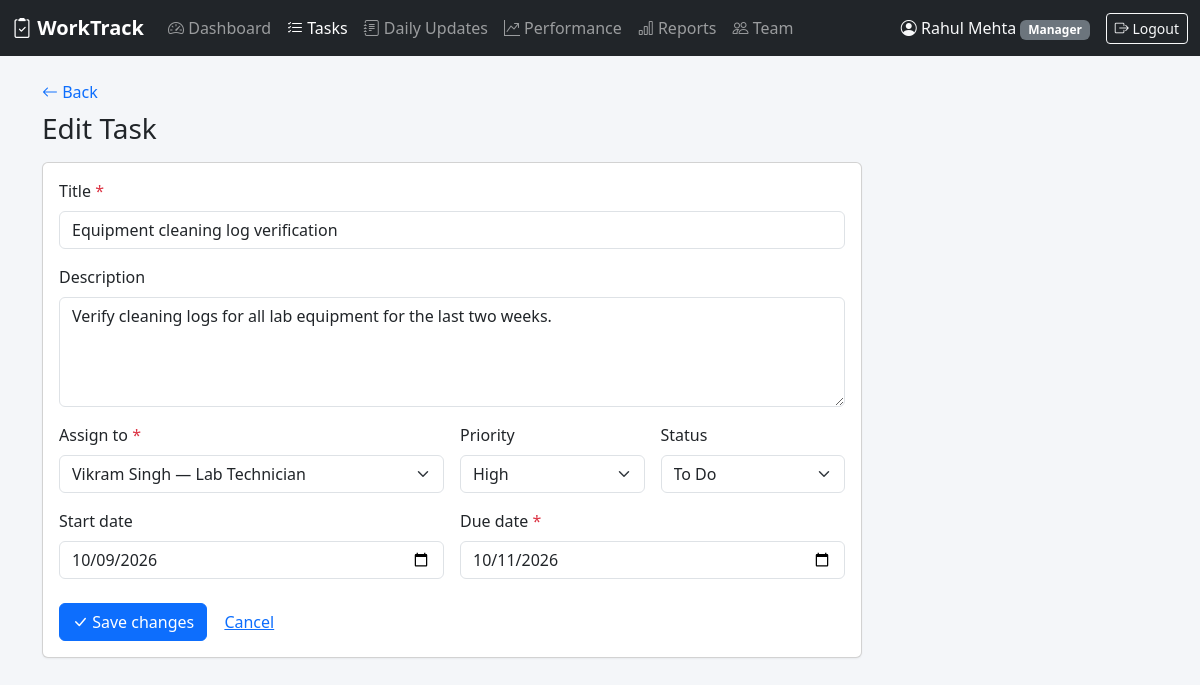
/index.php?page=task_form&id=11 (signed in), run on the app's committed database.
### tables this page shows
CREATE TABLE users (
    id            INT UNSIGNED AUTO_INCREMENT PRIMARY KEY,
    name          VARCHAR(100)  NOT NULL,
    email         VARCHAR(150)  NOT NULL UNIQUE,
    password_hash VARCHAR(255)  NOT NULL,
    role          ENUM('manager', 'employee') NOT NULL DEFAULT 'employee',
    designation   VARCHAR(100)  NULL,
    manager_id    INT UNSIGNED  NULL,
    is_active     TINYINT(1)    NOT NULL DEFAULT 1,
    created_at    TIMESTAMP     NOT NULL DEFAULT CURRENT_TIMESTAMP,
    CONSTRAINT fk_users_manager FOREIGN KEY (manager_id) REFERENCES users (id) ON DELETE SET NULL,
    INDEX idx_users_manager (manager_id)
);

CREATE TABLE tasks (
    id           INT UNSIGNED AUTO_INCREMENT PRIMARY KEY,
    title        VARCHAR(200) NOT NULL,
    description  TEXT         NULL,
    assigned_to  INT UNSIGNED NOT NULL,
    assigned_by  INT UNSIGNED NOT NULL,
    priority     ENUM('low', 'medium', 'high', 'critical') NOT NULL DEFAULT 'medium',
    status       ENUM('todo', 'in_progress', 'pending', 'completed') NOT NULL DEFAULT 'todo',
    start_date   DATE         NULL,
    due_date     DATE         NOT NULL,
    completed_at DATETIME     NULL,
    created_at   TIMESTAMP    NOT NULL DEFAULT CURRENT_TIMESTAMP,
    updated_at   TIMESTAMP    NOT NULL DEFAULT CURRENT_TIMESTAMP ON UPDATE CURRENT_TIMESTAMP,
    CONSTRAINT fk_tasks_assigned_to FOREIGN KEY (assigned_to) REFERENCES users (id) ON DELETE CASCADE,
    CONSTRAINT fk_tasks_assigned_by FOREIGN KEY (assigned_by) REFERENCES users (id) ON DELETE CASCADE,
    INDEX idx_tasks_assignee_status (assigned_to, status),
    INDEX idx_tasks_due_date (due_date)
);

### app/helpers.php (called while the page is built, shortened)
<?php
function e(mixed $value): string
{
    return htmlspecialchars((string) $value, ENT_QUOTES, 'UTF-8');
}
function url(string $page, array $params = []): string
{
    return 'index.php?' . http_build_query(['page' => $page] + $params);
}
function render_header(string $title): void
{
    require APP_PATH . '/views/header.php';
}
function render_footer(): void
{
    require APP_PATH . '/views/footer.php';
}
function input(string $key, string $default = ''): string
{
    $value = $_POST[$key] ?? $_GET[$key] ?? $default;
    return is_string($value) ? trim($value) : $default;
}
function current_user(): ?array
{
    static $user = false;
    if ($user === false) {
        $user = null;
        if (!empty($_SESSION['user_id'])) {
            $stmt = db()->prepare('SELECT id, name, email, role, designation, manager_id FROM users WHERE id = ? AND is_active = 1');
            $stmt->execute([$_SESSION['user_id']]);
            $user = $stmt->fetch() ?: null;
        }
    }
    return $user;
}
function require_login(): array
{
    $user = current_user();
    return $user;
}
function require_manager(): array
{
    $user = require_login();
    return $user;
}
function team_members(int $managerId, bool $activeOnly = true): array
{
    $sql = "SELECT id, name, email, designation, is_active FROM users
            WHERE role = 'employee' AND manager_id = ?" . ($activeOnly ? ' AND is_active = 1' : '') . '
            ORDER BY name';
    $stmt = db()->prepare($sql);
    $stmt->execute([$managerId]);
    return $stmt->fetchAll();
}
function find_task(int $id): ?array
{
    $user = current_user();
    $sql = 'SELECT t.*, a.name AS assignee_name, a.manager_id AS assignee_manager_id, b.name AS assigner_name
            FROM tasks t
            JOIN users a ON a.id = t.assigned_to
            JOIN users b ON b.id = t.assigned_by
            WHERE t.id = ?';
    $stmt = db()->prepare($sql);
    $stmt->execute([$id]);
    $task = $stmt->fetch();
    $allowed = $user['role'] === 'manager'
        ? (int) $task['assignee_manager_id'] === (int) $user['id']
        : (int) $task['assigned_to'] === (int) $user['id'];
    return $allowed ? $task : null;
}

### public/index.php (called while the page is built, shortened)
<?php
require __DIR__ . '/../app/bootstrap.php';
$page = $_GET['page'] ?? (current_user() ? 'dashboard' : 'login');
require APP_PATH . '/pages/' . $page . '.php';

### app/bootstrap.php (called while the page is built, shortened)
<?php
$config = require ROOT_PATH . '/config/database.php';
require APP_PATH . '/helpers.php';
function db(): PDO
{
    static $pdo = null;
    global $config;
    if ($pdo === null) {
        $c = $config['db'];
        $dsn = "mysql:host={$c['host']};port={$c['port']};dbname={$c['name']};charset={$c['charset']}";
        try {
            $pdo = new PDO($dsn, $c['user'], $c['password'], [
                PDO::ATTR_ERRMODE            => PDO::ERRMODE_EXCEPTION,
                PDO::ATTR_DEFAULT_FETCH_MODE => PDO::FETCH_ASSOC,
                PDO::ATTR_EMULATE_PREPARES   => false,
            ]);
        } catch (PDOException $e) {
            error_log('DB connection failed: ' . $e->getMessage());
            http_response_code(500);
            exit('Database connection failed. Check the settings in config/database.php.');
        }
    }
    return $pdo;
}

### app/pages/task_form.php (the view, shortened to what this page needs)
<?php
$user = require_manager();
$me = (int) $user['id'];
$team = team_members($me);
$id = (int) input('id');
$task = null;
if ($id) {
    $task = find_task($id) ?? not_found('Task not found.');
}
$data = $task ?? [
    'title' => '', 'description' => '', 'assigned_to' => (int) input('employee'), 'priority' => 'medium',
    'status' => 'todo', 'start_date' => today(), 'due_date' => '',
];
$errors = [];
render_header($task ? 'Edit Task' : 'Assign Task');
?>
<nav class="mb-2"><a href="<?= $task ? url('task_view', ['id' => $id]) : url('tasks') ?>" class="text-decoration-none"><i class="bi bi-arrow-left"></i> Back</a></nav>
<h1 class="h3 mb-3"><?= $task ? 'Edit Task' : 'Assign a New Task' ?></h1>
<form method="post" class="card card-body" style="max-width: 820px" novalidate>
    <div class="mb-3">
        <label class="form-label">Title <span class="text-danger">*</span></label>
        <input name="title" class="form-control <?= isset($errors['title']) ? 'is-invalid' : '' ?>" value="<?= e($data['title']) ?>" maxlength="200" required>
    </div>
    <div class="mb-3">
        <label class="form-label">Description</label>
        <textarea name="description" rows="4" class="form-control"><?= e($data['description']) ?></textarea>
    </div>
    <div class="row g-3 mb-3">
        <div class="col-md-6">
            <label class="form-label">Assign to <span class="text-danger">*</span></label>
            <select name="assigned_to" class="form-select <?= isset($errors['assigned_to']) ? 'is-invalid' : '' ?>" required>
                <?php foreach ($team as $m): ?>
                    <option value="<?= $m['id'] ?>" <?= (int) $data['assigned_to'] === (int) $m['id'] ? 'selected' : '' ?>>
                        <?= e($m['name']) ?><?= $m['designation'] ? ' — ' . e($m['designation']) : '' ?>
                    </option>
                <?php endforeach; ?>
            </select>
        </div>
        <div class="col-md-<?= $task ? 3 : 6 ?>">
            <label class="form-label">Priority</label>
            <select name="priority" class="form-select">
                <?php foreach (TASK_PRIORITIES as $value => $label): ?>
                    <option value="<?= $value ?>" <?= $data['priority'] === $value ? 'selected' : '' ?>><?= $label ?></option>
                <?php endforeach; ?>
            </select>
        </div>
        <?php if ($task): ?>
            <div class="col-md-3">
                <label class="form-label">Status</label>
                <select name="status" class="form-select">
                    <?php foreach (TASK_STATUSES as $value => $label): ?>
                        <option value="<?= $value ?>" <?= $data['status'] === $value ? 'selected' : '' ?>><?= $label ?></option>
                    <?php endforeach; ?>
                </select>
            </div>
        <?php endif; ?>
    </div>
    <div class="row g-3 mb-4">
        <div class="col-md-6">
            <label class="form-label">Start date</label>
            <input type="date" name="start_date" class="form-control <?= isset($errors['start_date']) ? 'is-invalid' : '' ?>" value="<?= e($data['start_date']) ?>">
        </div>
        <div class="col-md-6">
            <label class="form-label">Due date <span class="text-danger">*</span></label>
            <input type="date" name="due_date" class="form-control <?= isset($errors['due_date']) ? 'is-invalid' : '' ?>" value="<?= e($data['due_date']) ?>" required>
        </div>
    </div>
    <div>
        <button class="btn btn-primary"><i class="bi bi-check-lg"></i> <?= $task ? 'Save changes' : 'Assign task' ?></button>
        <a href="<?= $task ? url('task_view', ['id' => $id]) : url('tasks') ?>" class="btn btn-link">Cancel</a>
    </div>
</form>

### app/views/header.php (shortened to what this page needs)
<?php
$user = current_user();
$active = $_GET['page'] ?? 'dashboard';
$nav = [
    'dashboard'   => ['Dashboard', 'speedometer2'],
    'tasks'       => ['Tasks', 'list-check'],
    'updates'     => ['Daily Updates', 'journal-text'],
    'performance' => [$user && $user['role'] === 'manager' ? 'Performance' : 'My Performance', 'graph-up-arrow'],
];
if ($user && $user['role'] === 'manager') {
    $nav['reports']   = ['Reports', 'bar-chart'];
    $nav['employees'] = ['Team', 'people'];
}
$parents = ['task_form' => 'tasks', 'task_view' => 'tasks', 'update_form' => 'updates', 'update_view' => 'updates',
            'review_form' => 'performance', 'review_view' => 'performance', 'employee_form' => 'employees'];
$active = $parents[$active] ?? $active;
?>
<!doctype html>
<html lang="en">
<head>
    <link href="https://cdn.jsdelivr.net/npm/bootstrap@5.3.3/dist/css/bootstrap.min.css" rel="stylesheet">
    <link href="https://cdn.jsdelivr.net/npm/bootstrap-icons@1.11.3/font/bootstrap-icons.min.css" rel="stylesheet">
    <link href="assets/app.css" rel="stylesheet">
</head>
<body>
<?php if ($user): ?>
<nav class="navbar navbar-expand-lg navbar-dark bg-dark mb-4 d-print-none">
    <div class="container-fluid">
        <a class="navbar-brand fw-semibold" href="<?= url('dashboard') ?>"><i class="bi bi-clipboard2-check"></i> <?= e(APP_NAME) ?></a>
        <div class="collapse navbar-collapse" id="mainNav">
            <ul class="navbar-nav me-auto">
                <?php foreach ($nav as $page => [$label, $icon]): ?>
                    <li class="nav-item">
                        <a class="nav-link <?= $active === $page ? 'active' : '' ?>" href="<?= url($page) ?>"><i class="bi bi-<?= $icon ?>"></i> <?= e($label) ?></a>
                    </li>
                <?php endforeach; ?>
            </ul>
            <div class="d-flex align-items-center gap-3 text-light">
                <span><i class="bi bi-person-circle"></i> <?= e($user['name']) ?>
                    <span class="badge bg-secondary text-capitalize"><?= e($user['role']) ?></span></span>
                <form method="post" action="<?= url('logout') ?>" class="m-0">
                    <button class="btn btn-sm btn-outline-light"><i class="bi bi-box-arrow-right"></i> Logout</button>
                </form>
            </div>
        </div>
    </div>
</nav>
<?php endif; ?>
<main class="container-xl pb-5">

### public/assets/app.css (style rules this page uses)
body { background: #f4f6f9; }
.card { box-shadow: 0 1px 2px rgba(0, 0, 0, .05); }

### data on the page
users: name "Rahul Mehta", role "Manager"
tasks: title "Equipment cleaning log verification", description "Verify cleaning logs for all lab equipment for the last two weeks.", assigned_to "Vikram Singh — Lab Technician", priority "High", status "To Do", start_date "10/09/2026", due_date "10/11/2026"

### other printed values
APP_NAME "WorkTrack"
$label "Dashboard"
$label "Tasks"
$label "Daily Updates"
$label "Performance"
$label "Reports"
$label "Team"
